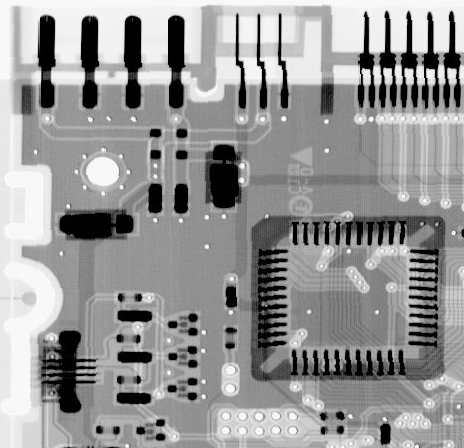
#> input picture HW3/PCB.tif, 464 x 448 px
$ python HW3_9733023_Code_Q04.py
#> lines starting #> are read from the running program, lines starting #| are printed output that depends on the picture; after the words box and inside, x2 and y2 are one past the last pixel; in counts of white or black regions, pixels touching at a corner belong together
'''
___OVERVIEW___
CODE FOR QUESTION 4 - HW 3

___SUMMARY___
Bit plane slicing
Motion detector


___AUTHOR___
Amirhossein Daraie — 9733023

___DATE___
20/April/2021
31/01/1400

'''

import numpy as np
import matplotlib.pyplot as plt
import cv2


def bitplane_slice(image,n):
    if n>7: n=7
    out = []
    # create an image for the n bit plane
    plane = np.full((image.shape[0], image.shape[1]), 2 ** n, np.uint8)
    # execute bitwise and operation
    res = cv2.bitwise_and(plane, image)
    # multiply ones (bit plane sliced) with 255 just for better visualization
    x = res * 255
    return x

img = cv2.imread("PCB.tif", flags=cv2.IMREAD_GRAYSCALE)
#> img is the input picture: shape (448, 464); min 0, max 255, mean 150.8
outfinal = bitplane_slice(img, 7)
#> in bitplane_slice, `res = cv2.bitwise_and(plane, image)`:
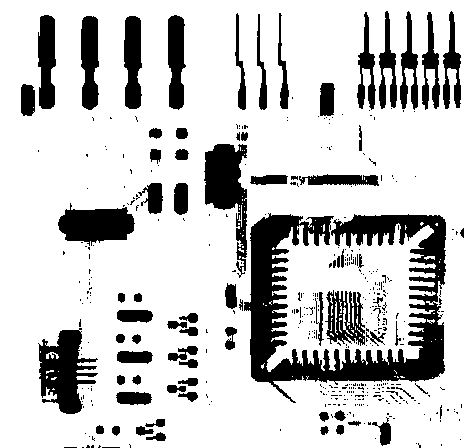
#> res: shape (448, 464); values 0 (black) and 128 (white), 79% white; 431 black regions (355 under 20 px), largest, box (x1, y1, x2, y2) and area: (244, 213, 446, 403) 14492, (38, 328, 98, 414) 2852, (204, 144, 247, 278) 2791
#> in bitplane_slice, `res = cv2.bitwise_and(plane, image)`: plane: shape (448, 464); every value is 128
# [4 lines of commented-out code are left out]

fig, ax = plt.subplots(2,4,figsize=(15,8))
st = fig.suptitle("Bit plane slicing", fontsize="x-large")
for i,axi in enumerate(ax.ravel()):
    outfinal_i =  bitplane_slice(img, i)
    fig = axi.imshow(outfinal_i, vmin=outfinal_i.min(), vmax=outfinal_i.max(), cmap='gray')
    axi.title.set_text(f'bit {i}')
    axi.axis('off')
    fig.axes.get_xaxis().set_visible(False),fig.axes.get_yaxis().set_visible(False)
#> this loop made 8 passes
#> pass 1, in bitplane_slice (call 2), `res = cv2.bitwise_and(plane, image)`:
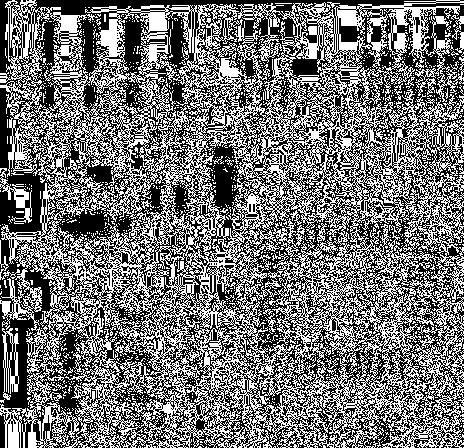
#> res: shape (448, 464); values 0 (black) and 1 (white), 45.6% white in thin lines or dots
#> pass 2, in bitplane_slice (call 3), `res = cv2.bitwise_and(plane, image)`:
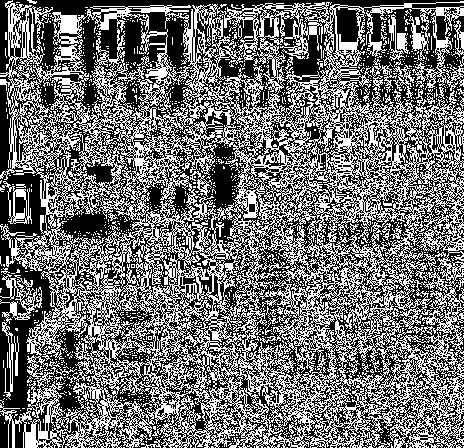
#> res: shape (448, 464); values 0 (black) and 2 (white), 44.5% white in thin lines or dots
plt.tight_layout()
# plt.savefig('9733023-4_image1.png', bbox_inches='tight')
plt.show()
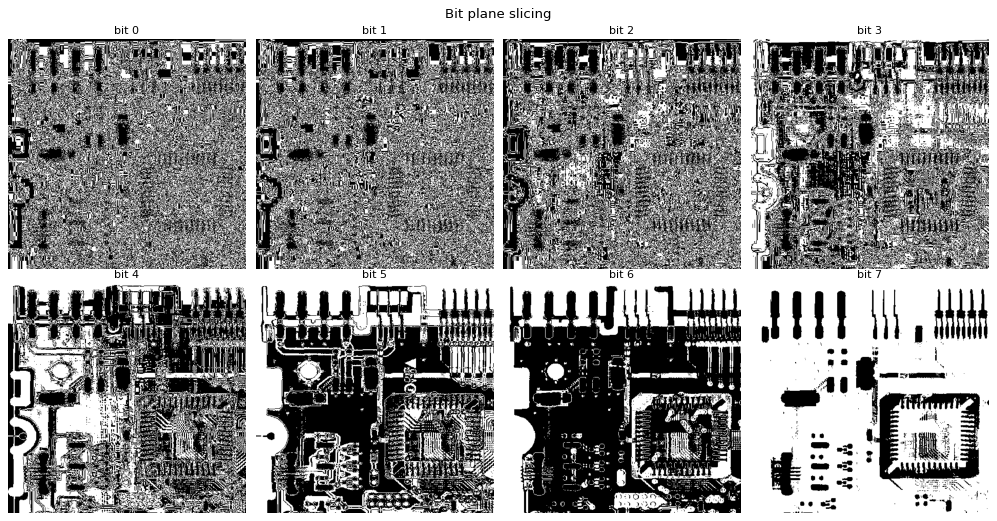
#> figure drawn by matplotlib, 8 panels

$ run again, with HW3/NASA-A.tif copied over HW3/PCB.tif
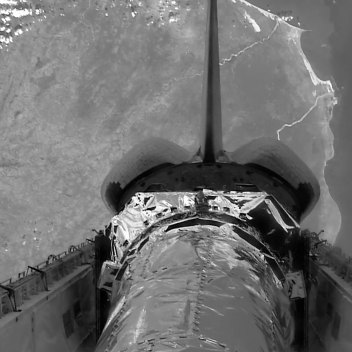
#> input picture HW3/NASA-A.tif, 352 x 352 px
#> img is the input picture: shape (352, 352); min 1, max 255, mean 111.5
#> in bitplane_slice, `res = cv2.bitwise_and(plane, image)`:
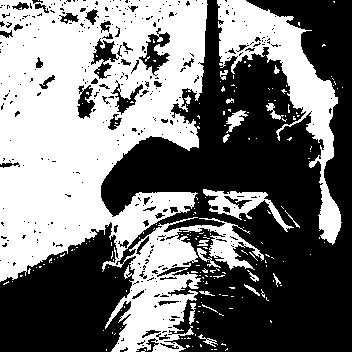
#> res: shape (352, 352); values 0 (black) and 128 (white), 46.8% white; 198 white regions (178 under 20 px), largest, box (x1, y1, x2, y2) and area: (0, 0, 264, 352) 47203, (217, 0, 342, 245) 7953, (203, 189, 294, 232) 1162
#> plane: shape (352, 352); every value is 128
#> the loop `for i,axi in enumerate(ax.ravel()):` made 8 passes
#> pass 2, in bitplane_slice (call 3), `res = cv2.bitwise_and(plane, image)`:
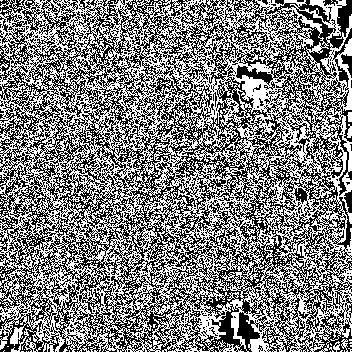
#> res: shape (352, 352); values 0 (black) and 2 (white), 50.1% white; black in thin lines or dots
